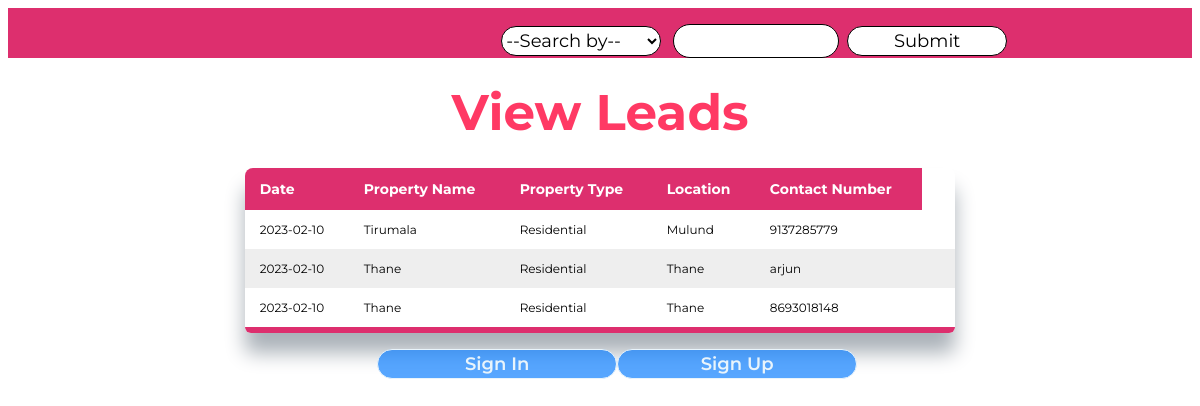
The app's page /viewleads.php with its own data.
### tables this page shows
CREATE TABLE `tbproperties` (
  `id` int(50) NOT NULL,
  `uploaded_by` varchar(50) NOT NULL,
  `current_date1` date NOT NULL,
  `propertyname` varchar(50) NOT NULL,
  `property_type` varchar(50) NOT NULL,
  `location` varchar(50) NOT NULL,
  `contact_number` varchar(50) NOT NULL,
  `expiry_date` varchar(50) NOT NULL
);

### viewleads.php (the view, shortened to what this page needs)
<?php
include_once 'db_conn1.php';
        ?>
<!DOCTYPE html>
<html lang="en" dir="ltr">
<head>
    <link rel="stylesheet"  href="viewleadsstle.css">
</head>
<body>
    <form method="post">
<div class="row" style=" display: flex;align-items: center;padding-left:450px;  background: rgba(221,47,110);` ">
      <div class="col text-white" style="padding-right: 10px; ">
      <select name="dropdown" class="form-control form-control-sm" style="width: 10rem; height: 30px;
    border: 1px solid;
    font-family: 'Montserrat', sans-serif;
    background: rgba(255,255,255);
    border-radius: 20px;
    font-size: 18px;
    color: #000000;
    font-weight: 400;
    cursor: pointer;
    text-decoration:none;
    outline: none;
    margin-top: 1rem;
    margin-left:27%;">
      <option value="" disabled selected>--Search by--</option>
    </select>
    </div>
    <div class="col text-white" style="padding-right: 10px;">
    <input type="text" class="form-control form-control-sm" name="value" style="width: 10rem; height: 30px;
    border: 1px solid;
    font-family: 'Montserrat', sans-serif;
    background: rgba(255,255,255);
    border-radius: 20px;
    font-size: 10px;
    color: #000000;
    font-weight: 400;
    cursor: pointer;
    text-decoration:none;
    outline: none;
    margin-top: 1rem;
    margin-left:27%;">
  </div>
  <div class="col text-white">
    <button type="submit" class="form-control form-control-sm" value="Submit" name="submit" style="width: 10rem; height: 30px;
    border: 1px solid;
    font-family: 'Montserrat', sans-serif;
    background: rgba(255,255,255);
    border-radius: 20px;
    font-size: 18px;
    color: #000000;
    font-weight: 400;
    cursor: pointer;
    text-decoration:none;
    outline: none;
    margin-top: 1rem;
    margin-left:27%;">Submit</button>
  </div>
</div>
</form>
    <h1>View Leads</h1>
    <table class="table1">
        <thead>
           <tr>
              <th>Date</th>
              <th>Property Name</th>
              <th>Property Type</th>
              <th>Location</th>
              <th>Contact Number</th>
            </tr>
        </thead>
        <?php
        $query = "SELECT * FROM tbproperties order by id desc";
        $result = mysqli_query($conn, $query);
        while ($row = mysqli_fetch_assoc($result)) {
        ?>
        <tr>
        <td><?php echo $row["current_date1"] ?></td>
        <td><?php echo $row["propertyname"] ?></td>
        <td><?php echo $row["property_type"] ?></td>
        <td><?php echo $row['location'] ?></td>
        <td><?php echo $row['contact_number'] ?></td>
        <td>
        </td>
    </tr>
    <?php
    }
?>
    </table>
<div class="row" style=" display: flex;align-items: center;padding-left:20px;">
<button type="button" onclick="windlow.location.href='login.php';" class="about4" style="width: 15rem;
    height: 30px;
    border: 1px solid;
    font-family: 'Montserrat', sans-serif;
    background: rgba(12, 126, 255, 0.692);
    border-radius: 20px;
    font-size: 18px;
    color: #e9f4fb;
    font-weight: 600;
    cursor: pointer;
    text-decoration:none;
    outline: none;
    margin-top: 1rem;
    margin-left:30%;">Sign In</button>
<button type="button" onclick="window.location.href='mahatbadmin.php';" class="about4" style="width: 15rem;
    height: 30px;
    border: 1px solid;
    font-family: 'Montserrat', sans-serif;
    background: rgba(12, 126, 255, 0.692);
    border-radius: 20px;
    font-size: 18px;
    color: #e9f4fb;
    font-weight: 600;
    cursor: pointer;
    text-decoration:none;
    outline: none;
    margin-top: 1rem;
    margin-left:00%;">Sign Up</button>
      </div>
</body>
</html>

### viewleadsstle.css (style rules this page uses)
h1 { font-size: 50px; margin-bottom: 25px; margin-top: 2%; color: rgba(255, 7, 61, 0.801); font-family: 'Montserrat', sans-serif; text-align: center; }
.table1 { width: 60%; margin-left: auto; margin-right: auto; font-size: 12px; border-collapse: collapse; box-shadow: 0 20px 20px #abb2b9; border-radius: 8px 8px 6px 6px; overflow: hidden; font-family: 'Montserrat', sans-serif; }
.table1 thead tr { text-align: left; font-size:14px; font-family: 'Montserrat', sans-serif; color: #ffffff; background-color: #DD2F6E; }
.table1 th,.table1 td { padding: 12px 15px; }
.table1 tbody tr:nth-child(even) { background-color: #eee; }
.table1 tbody tr:nth-child(odd) { background-color: #fff; }
.table1 tbody tr:last-of-type { border-bottom:6px solid #DD2F6E; }

### records on screen
tbproperties: current_date1 "2023-02-10", propertyname "Tirumala", property_type "Residential", location "Mulund", contact_number "9137285779"
tbproperties: current_date1 "2023-02-10", propertyname "Thane", property_type "Residential", location "Thane", contact_number "arjun"
tbproperties: current_date1 "2023-02-10", propertyname "Thane", property_type "Residential", location "Thane", contact_number "8693018148"
